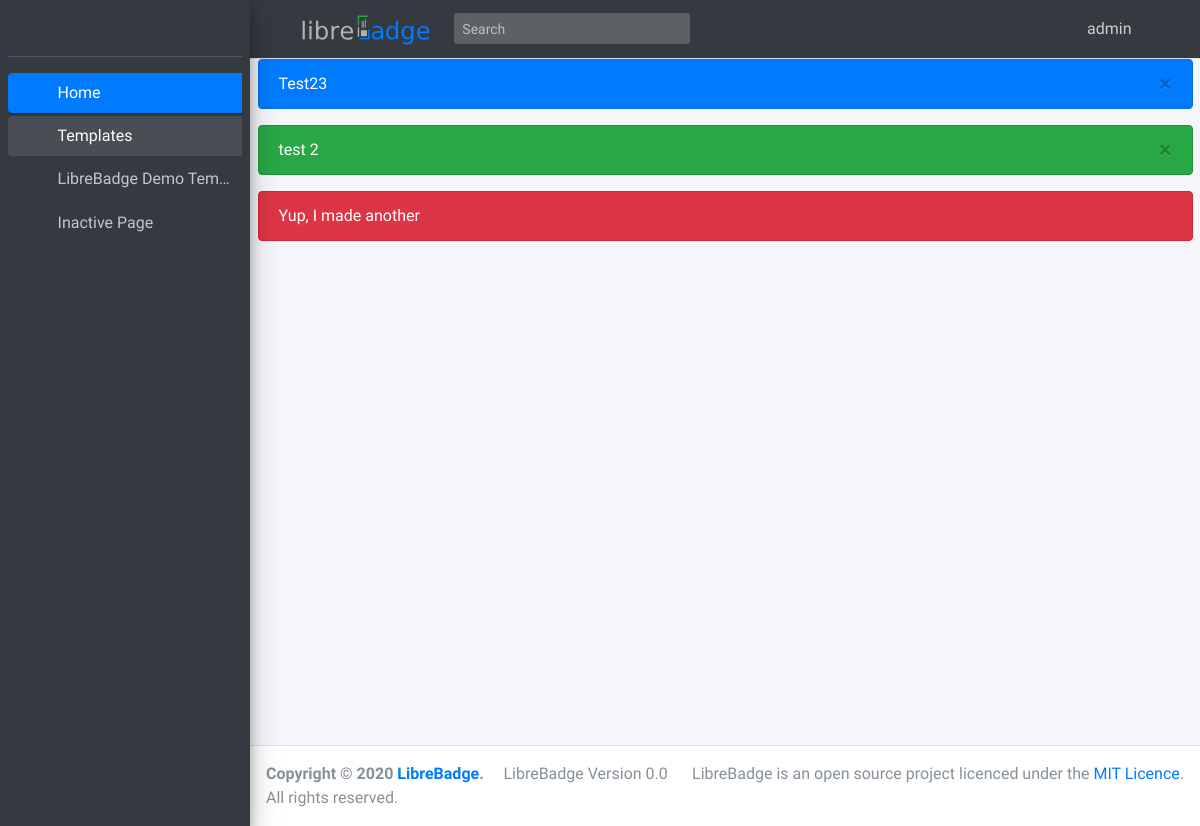
The page / (signed in) on the database as committed earlier.
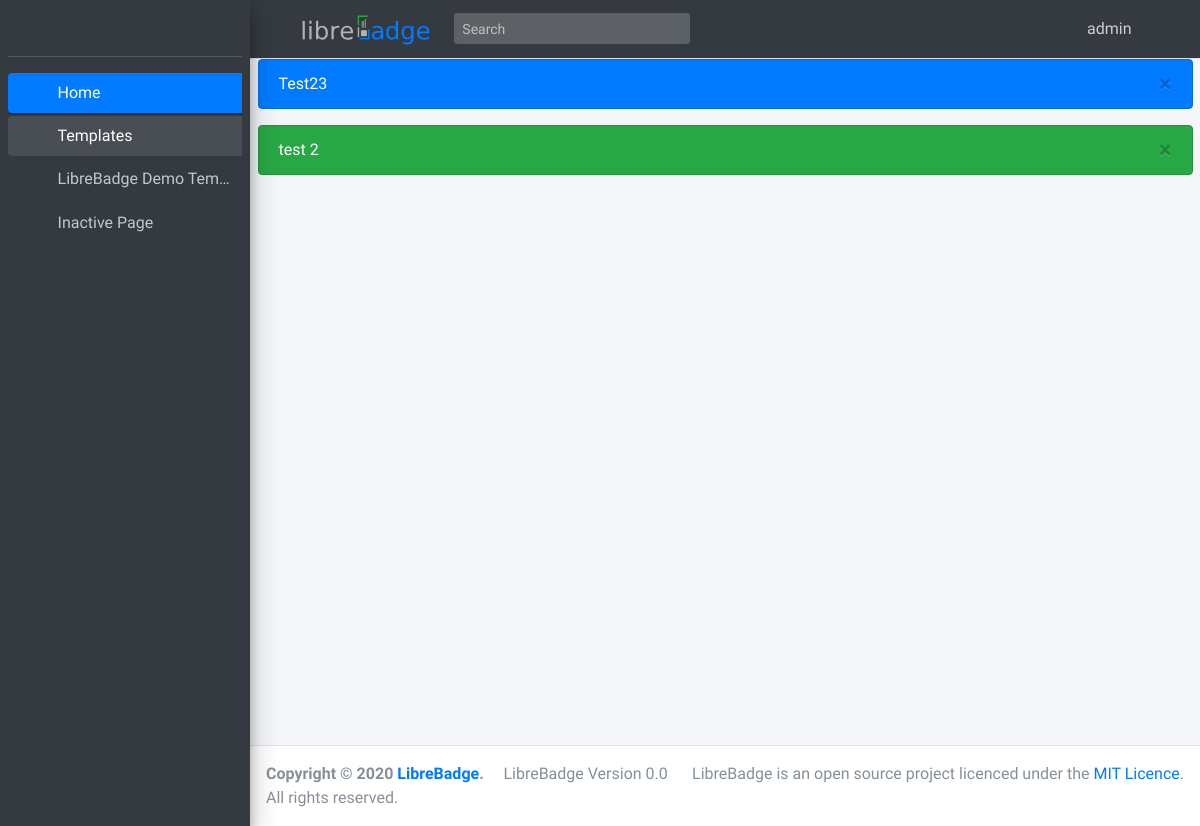
The same page on the database as committed later.
### LibreBadge/models.py (models this page shows, shortened)
class BadgeTemplate(models.Model):
    def upload_file_name(self, filename): #sets upload location
        return f'badgeTemplates/{self.name}/template/{filename}'
    name = models.CharField(max_length=50,unique=True)
    slug = models.SlugField(unique=True)
    template = models.FileField(upload_to=upload_file_name,unique=True)
    configFile = models.FileField(upload_to=upload_file_name,unique=True)

class AlertMessage(models.Model):
    name = models.CharField(max_length=200)
    color = models.CharField(max_length=200, choices=[('success', 'green'), ('primary', 'blue'), ('warning', 'yellow'), ('danger', 'red'),])
    content = models.TextField()
    dismissable = models.BooleanField()

### LibreBadge/views/views.py (the view)
# urls.py: path('', views.index, name='index'),
@login_required
def index(request):
    return render(request, 'LibreBadge/home.html',
    context = {})

### LibreBadge/context_processors.py (called while the page is built)
def GlobalContextVariables(request):
    return {
        "BadgeTemplate":BadgeTemplate.objects.all,"AlertMessage":AlertMessage.objects.all
    }

### LibreBadge/templates/LibreBadge/home.html (shortened to what this page needs)
{% extends 'LibreBadge/base.html' %}

### LibreBadge/templates/LibreBadge/components/sidebar.html
<aside class="main-sidebar sidebar-dark-primary elevation-4">
    {% load static %}
    <div class="sidebar">
        <div class="user-panel mt-3 pb-3 mb-3 d-flex">
            <br>
        </div>
        <nav class="mt-2">
            <ul class="nav nav-pills nav-sidebar flex-column" data-widget="treeview" role="menu" data-accordion="false">
                <li class="nav-item">
                    {% url 'LibreBadge:index' as url %}
                    <a href="{{ url }}" class="nav-link {% if request.path == url %}active{% endif %}">
                        <i class="nav-icon fas fa-home"></i>
                        <p>
                            Home
                        </p>
                    </a>
                </li>
                <li class="nav-item has-treeview menu-open">
                    {% url 'LibreBadge:production' slug="" as url %}
                    <a href="#" class="nav-link {% if request.path == url %}active{% endif %}">
                        <i class="nav-icon far fa-id-card"></i>
                        <p>
                            Templates
                            <i class="right fas fa-angle-left"></i>
                        </p>
                    </a>
                    <ul class="nav nav-treeview">
                        {% for BadgeTemplate in BadgeTemplate %}
                        {% url 'LibreBadge:production' slug=BadgeTemplate.slug as url %}
                        <li class="nav-item">
                            <a href="{{ url }}" class="nav-link {% if request.path == url %}active{% endif %} ">
                                <i class="far fa-circle nav-icon"></i>
                                <p>{{BadgeTemplate.name|truncatechars:20}}</p>
                            </a>
                        </li>
                        {% endfor %}
                        <li class="nav-item">
                            <a href="#" class="nav-link">
                                <i class="far fa-circle nav-icon"></i>
                                <p>Inactive Page</p>
                            </a>
                        </li>
                    </ul>
                </li>
            </ul>
        </nav>
    </div>
</aside>

### LibreBadge/templates/LibreBadge/components/alert.html
{% for alert in AlertMessage %}
<div class="alert alert-{{alert.color}}{% if alert.dismissable == True %} alert-dismissable {% endif %} fade show no-print" role="alert">
    {{alert.content}}
    {% if alert.dismissable == True %}
    <button type="button" class="close" data-dismiss="alert" aria-label="Close">
        <span aria-hidden="true">&times;</span>
      </button>
    {% endif %}
  </div>
{% endfor %}

Rows that differ between the two databases and show on the page:
removed AlertMessage: content "Yup, I made another"
